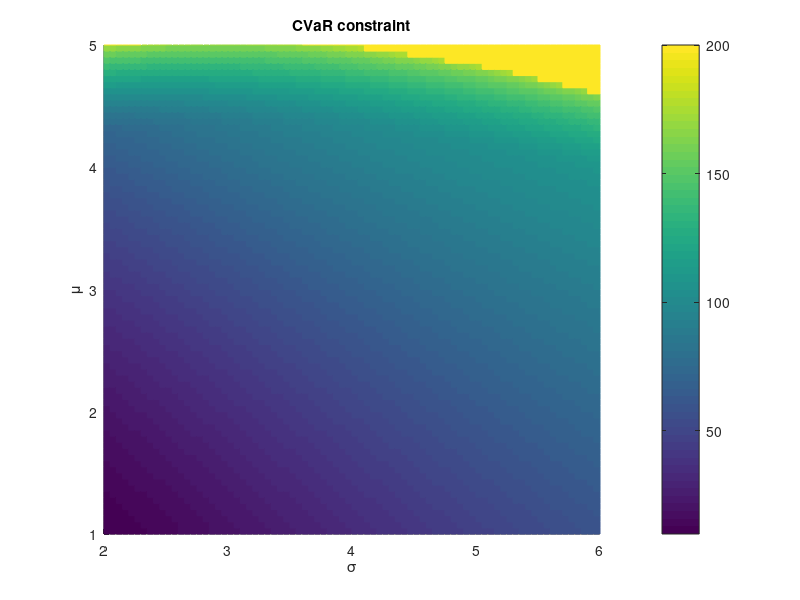

Write the MATLAB code that produced this figure. (Note: this script raises an error after producing the figure.)
% clear all
% addpath(genpath('functions'))
% addpath(genpath('result'))
% 
% %addpath(genpath('data'))
% N=10;
% mu=2.5;
% sig=4;
% dt=1;
% dd=1;
% sigR=2;
% cr=20;
% cm=1;
% cf=20;
% tau=0.7;
% lambda=0.9;
% a_max=N-1;
% N_max=N;
% 
% clear OptObj
% 
%  clear OptCost
% % %%%%%%%%%%%%%%%%%%%%%%%%%%%%%%%%%%%%%%%%%%%%%%%%%%
% %Example under different tau\alpha
% alpha=0.3;
% tau=0.7;
% k1=1;
% for mu=1:0.05:5
%     k2=1;
%     for sig=2:0.05:6
%         [PhiOpt,OptObj,C2O]=CVaR_LP(N,mu,sig,dt,dd,sigR,cr,cm,cf,tau,lambda,a_max,N_max,alpha);
%         OptCost(k1,k2)=OptObj;
% %         Con2O(k)=C2O;
%         k2=k2+1;
%         [k1 k2]
%     end
%     k1=k1+1;
% end
% 
% for k1=1:length(1:0.05:5)
%     for k2=1:length(2:0.05:6)
%         if OptCost(k1,k2)==-1
%             OptCost(k1,k2)=150;
%         end
%     end
% end
% 
% save sens_mu_sig_CVAR.mat

load sens_mu_sig_CVAR.mat
% 
% % 
% load sens_mu_sig_VAR.mat
for k1=1:length(1:0.05:5)
    for k2=1:length(2:0.05:6)
        if OptCost(k1,k2)==150
            OptCost(k1,k2)=200;
        end
    end
end
surface(2:0.05:6,1:0.05:5,OptCost,'EdgeColor','flat')
h=colorbar;
xlabel('\sigma')
ylabel('\mu')
title('CVaR constraint')
h.Ticks=[50:20:130,200]
h.TickLabels={'50','70','90','110','130','Infeasible'}